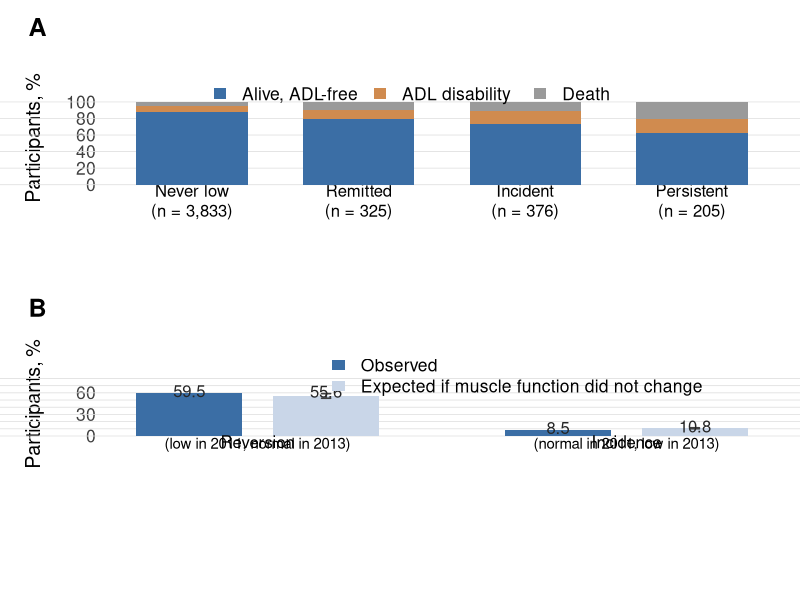

Reproduce this figure in R.
# 07b_figure2.R -- Figure 2: (A) observed outcome distribution, (B) observed vs expected transitions
dir.create("figures", showWarnings = FALSE)

BLUE   <- "#3B6EA5"
ORANGE <- "#D08B4F"
GREY   <- "#9A9A9A"
LIGHT  <- "#C9D6E8"

png("figures/Figure_2.png", width = 3640, height = 3820,
    res = 400, type = "cairo", family = "serif")

layout(matrix(1:2, nrow = 2), heights = c(1.0, 1.05))

## ---------------- Panel A ----------------
par(mar = c(5.4, 5.6, 4.6, 1.4), mgp = c(3.4, 0.8, 0), cex.axis = 1.05, cex.lab = 1.18, xpd = NA)

m <- matrix(c(87.8, 79.1, 73.4, 62.0,
              7.7, 11.7, 15.2, 17.1,
              4.4,  9.2, 11.4, 21.0), nrow = 3, byrow = TRUE)
nm <- c("Never low\n(n = 3,833)", "Remitted\n(n = 325)",
        "Incident\n(n = 376)", "Persistent\n(n = 205)")

bp <- barplot(m, col = c(BLUE, ORANGE, GREY), border = NA, ylim = c(0, 112),
              ylab = "Participants, %", names.arg = nm, las = 1,
              space = 0.5, axes = FALSE, cex.names = 1.0)
axis(2, at = seq(0, 100, 20), las = 1, tick = FALSE, col.axis = "grey25")
abline(h = seq(0, 100, 20), col = "grey88", lwd = 0.8)
barplot(m, col = c(BLUE, ORANGE, GREY), border = NA, add = TRUE, axes = FALSE, space = 0.5)

## segment labels omitted: the numbers are given in Table 2
legend(x = mean(bp), y = 110, xjust = 0.5, yjust = 0.5, horiz = TRUE, bty = "n", cex = 1.05,
       fill = c(BLUE, ORANGE, GREY), border = NA,
       legend = c("Alive, ADL-free", "ADL disability", "Death"))
mtext("A", side = 3, line = 2.6, adj = -0.13, font = 2, cex = 1.5)

## ---------------- Panel B ----------------
par(mar = c(8.2, 5.6, 4.0, 1.4))

lab <- c("Reversion\n(low in 2011, normal in 2013)", "Incidence\n(normal in 2011, low in 2013)")
obs <- c(59.5, 8.5);  exp <- c(55.6, 10.8);  lo <- c(52.5, 10.1);  hi <- c(58.9, 11.4)

b <- barplot(rbind(obs, exp), beside = TRUE, border = NA,
             col = c(BLUE, LIGHT), ylim = c(0, 88), ylab = "Participants, %",
             names.arg = c("", ""), space = c(0.3, 1.2), axes = FALSE)
axis(2, at = seq(0, 80, 10), las = 1, tick = FALSE, col.axis = "grey25")
abline(h = seq(0, 80, 10), col = "grey88", lwd = 0.8)
barplot(rbind(obs, exp), beside = TRUE, border = NA, col = c(BLUE, LIGHT),
        add = TRUE, axes = FALSE, space = c(0.3, 1.2))

arrows(b[2, ], lo, b[2, ], hi, angle = 90, code = 3, length = 0.045, lwd = 1.6, col = "grey25")
text(b[1, ], obs + 2.6, sprintf("%.1f", obs), cex = 1.0, col = "grey15")
text(b[2, ], hi + 2.6, sprintf("%.1f", exp), cex = 1.0, col = "grey15")

text(mean(b[, 1]), -8.0, "Reversion", xpd = NA, cex = 1.0)
text(mean(b[, 1]), -13.0, "(low in 2011, normal in 2013)", xpd = NA, cex = 0.90)
text(mean(b[, 2]), -8.0, "Incidence", xpd = NA, cex = 1.0)
text(mean(b[, 2]), -13.0, "(normal in 2011, low in 2013)", xpd = NA, cex = 0.90)

legend(x = max(b) + 0.15, y = 84, xjust = 1, yjust = 0.5, bty = "n", cex = 1.05,
       fill = c(BLUE, LIGHT), border = NA,
       legend = c("Observed", "Expected if muscle function did not change"))
mtext("B", side = 3, line = 2.6, adj = -0.13, font = 2, cex = 1.5)

invisible(dev.off())
cat("written\n")
